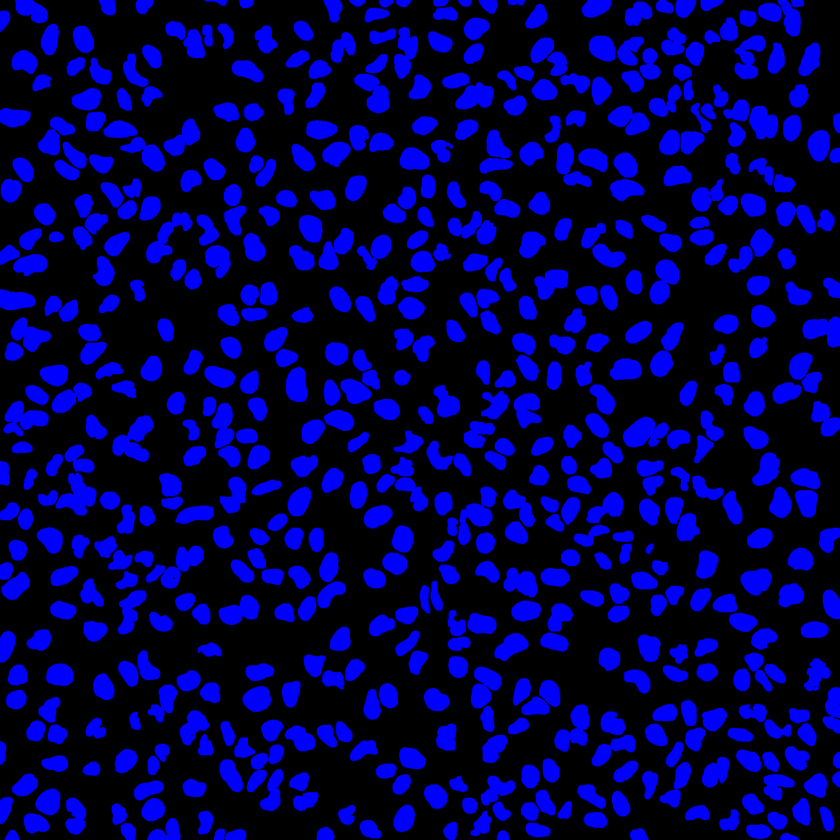
#> input picture blue_blobs.png, 840 x 840 px, shrunk from 2144 x 2144 before the run
$ python blob_detection.py
#> lines starting #> are read from the running program, lines starting #| are printed output that depends on the picture; after the words box and inside, x2 and y2 are one past the last pixel; in counts of white or black regions, pixels touching at a corner belong together
import cv2
from math import sqrt, pi
import numpy as np
import matplotlib.pyplot as plt
from sklearn.preprocessing import StandardScaler
from sklearn.cluster import KMeans


def detect_blobs(img_file, debug=False):
    """
    Function to detect blobs in an image. The technique used here is to binarize the image using Otsu threshold and use
    cv2.findContours().
    References:
    1. https://docs.opencv.org/4.x/d4/d73/tutorial_py_contours_begin.html
    2. https://medium.com/analytics-vidhya/opencv-findcontours-detailed-guide-692ee19eeb18
    3. https://docs.opencv.org/4.x/d3/dc0/group__imgproc__shape.html#ga819779b9857cc2f8601e6526a3a5bc71
    4. https://learnopencv.com/blob-detection-using-opencv-python-c/
    :param img_file: (str) Input image filename - In this case blue_blobs.png
    :param debug: (bool) Flag to turn on plots for debugging, default is False
    :return img: () Original image read using imread
    :return contours: () List of lists containing the blobs detected in the image
    """
#> called with img_file = 'blue_blobs.png', debug = False
    # Read image
    img = cv2.imread(img_file)
#> img is the input picture: shape (840, 840, 3); mean B, G, R 77.3, 0, 0
    # Convert to grayscale
    image_gray = cv2.cvtColor(img, cv2.COLOR_BGR2GRAY)
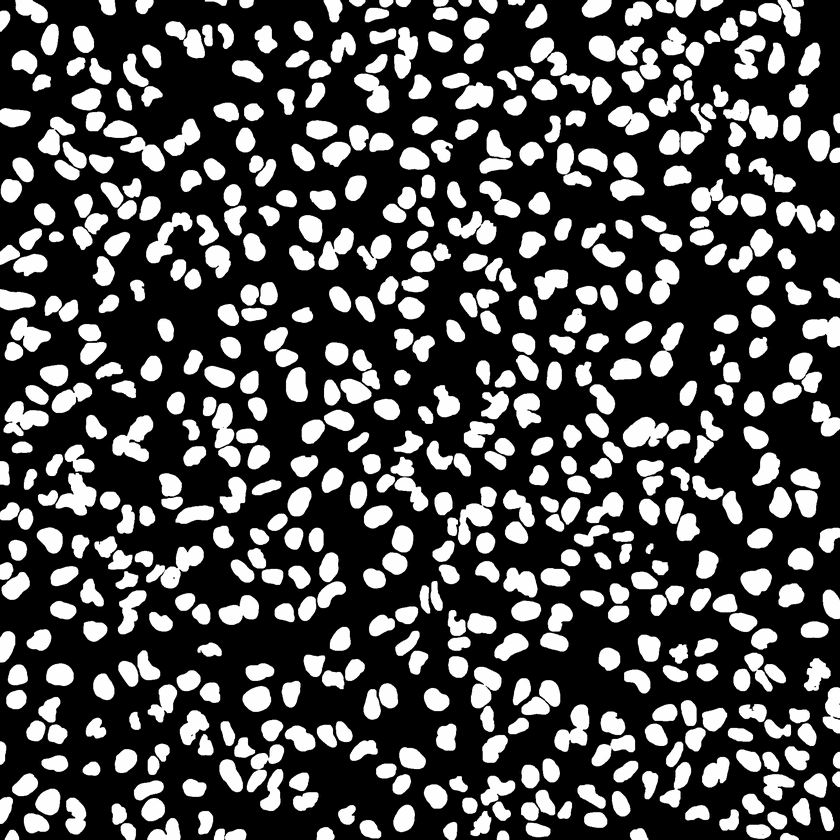
#> image_gray: shape (840, 840); min 0, max 29, mean 8.8; drawn with min black and max white
    # Binarize the image. Threshold value = 29 based on inspecting the image values.
    # TODO: Instead of hard-coding value of 29, determine using thresholding technique.
    ret, thresh = cv2.threshold(image_gray, 29, 255, cv2.THRESH_OTSU)
#> thresh: shape (840, 840); 30.3% white; 575 white regions
#> ret = 14
    # Find contours in the image
    contours, _ = cv2.findContours(thresh, cv2.RETR_TREE, cv2.CHAIN_APPROX_SIMPLE)
#> contours = 587 contours, 12 with area under 20; largest, box (x1, y1, x2, y2) and area: (112, 415, 153, 462) 953, (146, 546, 204, 588) 950, (458, 487, 497, 545) 946, (56, 473, 96, 516) 880, (623, 417, 669, 447) 870
    if debug:
        # Copy the image and draw contours on this to avoid overwriting original image
        img_cpy = img
        # Uncomment only to capture video of the images with individual contours being drawn around the detected blobs'
        # height, width, layers = img.shape
        # fourcc = cv2.VideoWriter_fourcc(*'mp4v')
        # video = cv2.VideoWriter('video.avi', fourcc, 1, (width, height))
        # Loop through each contour and draw it around the corresponding blob in the image
        for i in range(len(contours)):
            img_rep = img_cpy
            cnt = contours[i]
            cv2.drawContours(img_rep, [cnt], 0, (0, 255, 255), 5)
            # Add a text indicating the number of the blob corresponding to the contour list
            cv2.putText(img_rep, str(i), tuple(map(tuple, cnt[0]))[0], cv2.FONT_HERSHEY_PLAIN, 1, (255, 255, 255), 2)
            # video.write(img_rep)
            cv2.imwrite("out_" + str(i) + ".png", img_rep)
        cv2.destroyAllWindows()
        # video.release()
        plt.imshow(image_gray)
        plt.show()
        plt.imshow(thresh)
        plt.show()
        plt.imshow(img)
        plt.show()

    return img, contours


def extract_features(contours):
    """
    Extract features from each blob From the blobs found in the image, these are the features that are
    extracted:
    1. Area
    2. Perimeter
    3. Circularity
    4. Aspect ratio
    Area: The area of the blob is calculated using contourArea from OpenCV, This is used to calculate the area using
    the extracted contours from the image.
    Perimeter: The perimeter of the blob is calculated using arcLength from OpenCV, This is used to calculate the
    perimeter using the extracted contours from the image. Here, ‘True’ is used as the parameter to signify that the
    blob is a closed contour.
    Circularity: Circularity describes how close to a circle the observed blob is. The
    ‘fuller’ the circle, the closer the value is to 1. The Circularity is calculated as :
    circularity=4(pi)(area)/(perimeter)^2
    Aspect ratio: For aspect ratio, I fit the least possible bounding rectangle to the blob and calculated the ratio
    of length to breadth. This is an important feature as it defines how symmetric the shape of the blob is.
    Reference:
     1. https://github.com/NJNischal/Blob-Detection-and-Classification/blob/master/README.md
    :param contours: ()List of lists containing the blobs detected in the image
    :return feature_vec: List of lists containing feature vector comprised of area, perimeter,
    circularity and aspect ratio
    """
    # [5 lines of commented-out code are left out]
    feature_vec = []
    n = len(contours)
    # Loop through the list of contours (blobs) and calculate area, perimeter, circularity and aspect ratio for each.
    for i in range(n):
        cnt = contours[i]
        area = cv2.contourArea(cnt)
        # area.append(A)
        perimeter = cv2.arcLength(cnt, True)
        # perimeter.append(P)
        circularity = 4 * pi * area / (perimeter ** 2)
        # circularity.append(Circ)
        rect = cv2.minAreaRect(cnt)
        box = cv2.boxPoints(rect)
        box = np.int0(box)
        aspect_ratio = sqrt(((box[0][0] - box[1][0]) ** 2) + ((box[0][1] - box[1][1]) ** 2)) / (
            sqrt(((box[2][0] - box[1][0]) ** 2) + ((box[2][1] - box[1][1]) ** 2)))
        # aspect_ratio.append(aspectR)
        values = [area, perimeter, circularity, aspect_ratio]
        feature_vec.append(values)
    return feature_vec


def find_clusters(features, debug=False):
    """
    Unsupervised Learning via KMeans Clustering has been used to cluster all the detected blobs in the image to 4
    unique clusters based on the features extracted in extract_features(). The number of clusters = 4 as per problem
    statement. Feature vector has been scaled/normalized. References: 1.
    https://realpython.com/k-means-clustering-python/#overview-of-clustering-techniques 2.
    https://scikit-learn.org/stable/modules/clustering.html#k-means 3.
    https://scikit-learn.org/stable/auto_examples/cluster/plot_kmeans_assumptions.html#sphx-glr-auto-examples-cluster
    -plot-kmeans-assumptions-py
    :param features: () List of list consisting of a feature vector for each detected blob
    :param debug: (bool) Flag to turn on plots for debugging, default is False
    :return kmeans.labels_: (int) List of integers assigning a class label = {0, 1, 2, 3}
    to each of the detected blobs based on the features
    """
    # TODO: Implement evaluation routine to validate KMeans results
    # TODO: Try different clustering techniques and compare evaluation metrics to use most optimum clustering technique
    scaler = StandardScaler()
    scaled_features = scaler.fit_transform(features)
    kmeans = KMeans(init="random", n_clusters=4, n_init=10, max_iter=300, random_state=42)
    kmeans.fit(scaled_features)
    if debug:
        print("Kmeans Inertia:", kmeans.inertia_)
        print("Kmeans Cluster Centers:", kmeans.cluster_centers_)
        print("Number of iterations to converge", kmeans.n_iter_)
        print("Kmeans labels", kmeans.labels_)
    return kmeans.labels_


def apply_labels_to_blobs(image, contours, class_labels, debug=False):
    """
    Function to assign each detected blob to a color corresponding to the cluster ID/class label.
    cv2.fillPoly is used to fill in the blobs with the color.
    Final image showing blobs in 4 colors is written out to a png file.
    :param image: () Original Image read by cv2.imread
    :param contours: () List of lists containing the blobs detected in the image
    :param class_labels: (int) List of integers containing a class label = {0, 1, 2, 3} for each of the detected blobs
    :param debug: (bool) Flag to turn on plots for debugging, default is False
    :return: None
    """
    n = len(contours)
    # Dictionary mapping class label to a unique RGB color vector
    clr_map = {0: (255, 0, 255), 1: (0, 255, 255), 2: (0, 0, 255), 3: (255, 255, 0)}
    # Loop through all the detected blobs and fill them with a color according to their class label
    for i in range(n):
        cnt = contours[i]
        cv2.fillPoly(image, [cnt], color=clr_map[class_labels[i]])
        if debug:
            plt.imshow(image)
            plt.show()
    if debug:
        plt.imshow(image)
        plt.show()
    # Write out the image with filled and clustered blobs
    # TODO: Output file name can be made a parameter
    cv2.imwrite("Output_with_Clusters.png", image)


if __name__ == "__main__":
    """
    Problem Statement: Download the attached image file. Write a python script that clusters all the blue blobs in
    the image into four distinct clusters based on their size and shape. The script should generate a new image with
    identical dimensions and blobs, but each blue blob should be given a new color based on its cluster ID (4 unique
    clusters and 4 unique colors). You are welcome to use third party packages (e.g. numpy, scikit-learn, tensorflow,
    etc.) though the design and implementation of custom features that you believe to have meaningful value for
    describing blob morphology is a plus. We are expecting a solution that could be developed in 45-90 minutes.
    """

    # Fixed inputs/ parameters
    im_file = "blue_blobs.png"
    debug_flag = False

    # Detect blobs in the input image
    input_image, contour_list = detect_blobs(im_file, debug_flag)
#> contour_list has the same summary as contours in detect_blobs
    # Extract features from each of the detected blobs
    feature_vector = extract_features(contour_list)
#> in extract_features, `n = len(contours)`: n = 587
#> the loop in extract_features, `for i in range(n):` made 587 passes
#> (area, perimeter, circularity, rect, box, aspect_ratio, values) on passes 1 to 3: (77, 43.31, 0.516, ((789, 836), (6, 18), -90), [[798, 839], [780, 839], [780, 833], [798, 833]], 3, [77, 43.31, 0.516, 3]), (78, 34.49, 0.824, ((502.5, 835), (8, 11), -90), [[508, 839], [497, 839], [497, 831], [508, 831]], 1.38, [78, 34.49, 0.824, 1.38]), (87.5, 38.73, 0.733, ((11.5, 834.5), (9, 13), -90), [[18, 839], [5, 839], [5, 830], [18, 830]], 1.44, [87.5, 38.73, 0.733, 1.44])
#> after the loop in extract_features, `for i in range(n):`: feature_vec = 587 items, first 6: [77, 43.31, 0.516, 3], [78, 34.49, 0.824, 1.38], [87.5, 38.73, 0.733, 1.44], [254, 91.46, 0.382, 3.1], [146.5, 49.56, 0.75, 1.55], [165, 50.97, 0.798, 1.42]
#> feature_vector has the same summary as feature_vec in extract_features
    # Cluster detected blobs into 4 classes/clusters and get labels for each of the detected blobs
    labels = find_clusters(feature_vector, debug_flag)
#> in find_clusters, `scaled_features = scaler.fit_transform(features)`: scaled_features = 587 rows, first 6: [-1.65, -1.18, -1.45, 3.44], [-1.64, -1.49, 0.761, 0.469], [-1.58, -1.34, 0.108, 0.596], [-0.495, 0.544, -2.41, 3.62], [-1.19, -0.955, 0.227, 0.781], [-1.07, -0.904, 0.574, 0.545]
#> labels = 587 values, max 3 at index 1, min 0 at index 11, mean 1.74
    # Assign each blob to a new color based on its cluster ID/class label
    apply_labels_to_blobs(input_image, contour_list, labels, debug_flag)
#> in apply_labels_to_blobs, `n = len(contours)`: n = 587
#> after the loop in apply_labels_to_blobs, `for i in range(n):`:
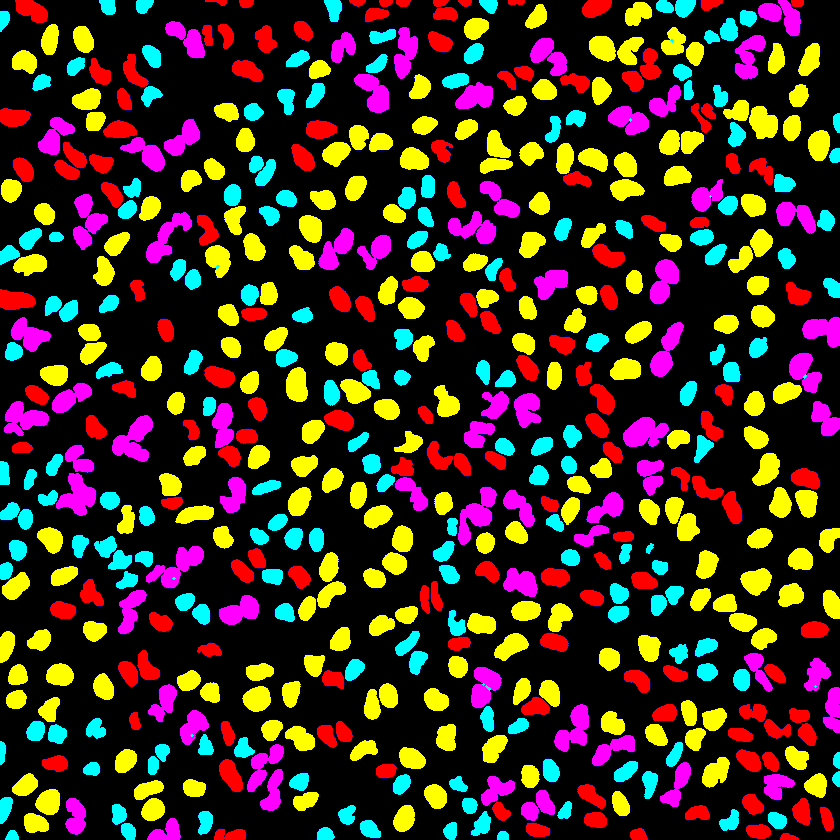
#> image: shape (840, 840, 3); mean B, G, R 33.8, 45.2, 61.9
    print("Done!!")
